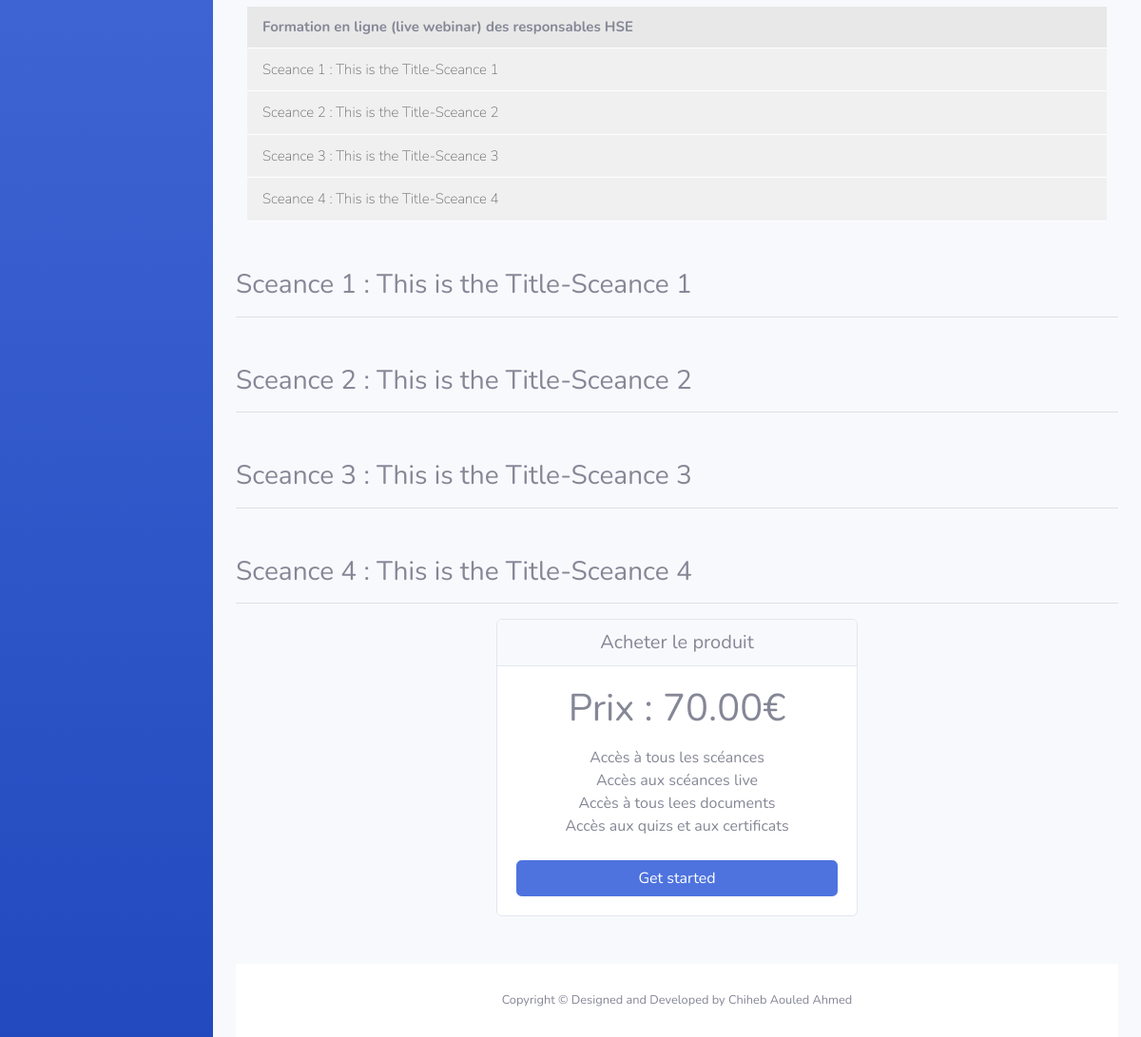
The app's page /formation_preview/1 (signed in, lower part), older data.
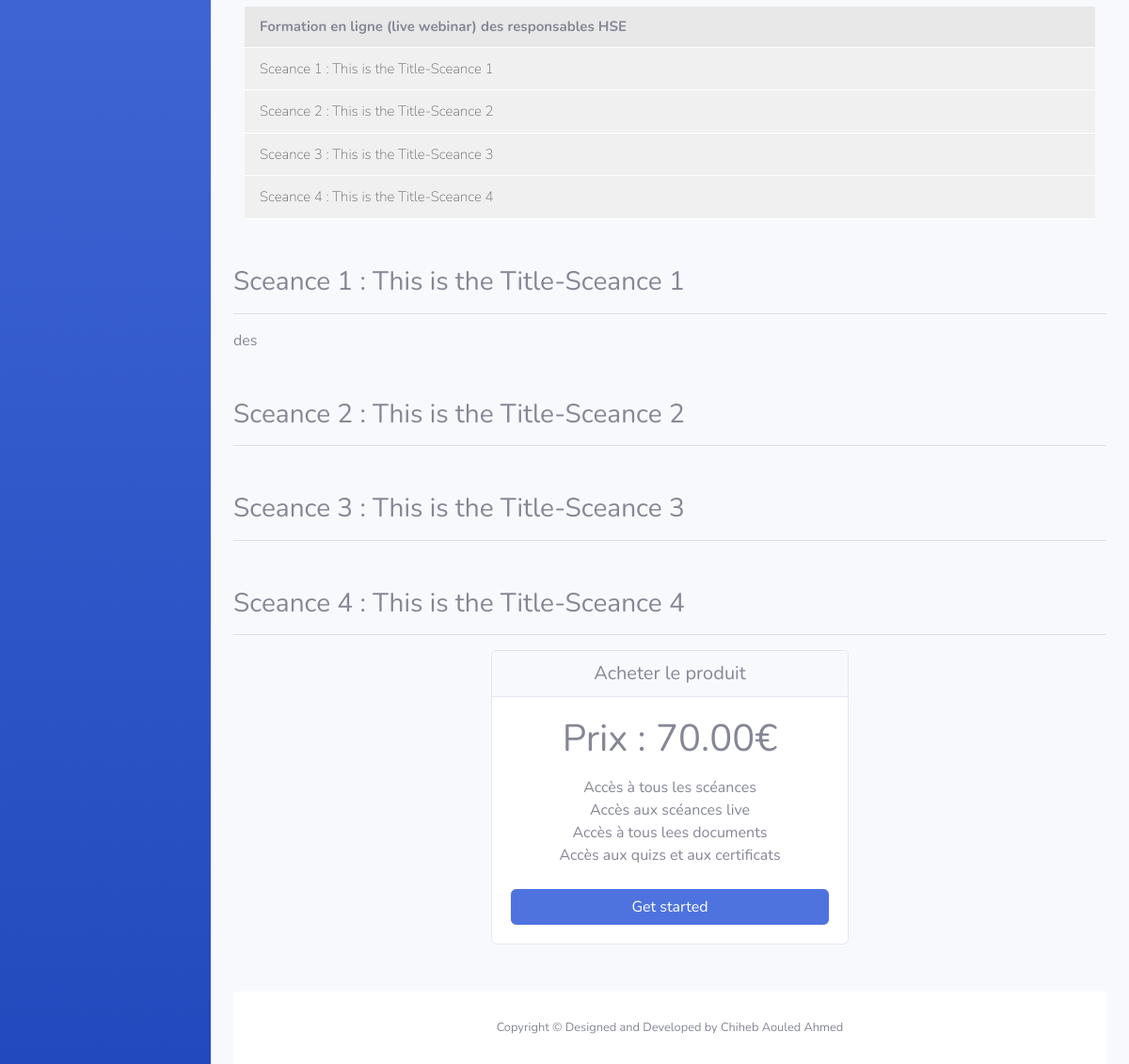
The same page, newer data.
### flaskblog/models.py (models this page shows, shortened)
class Sceance(db.Model):
    id = db.Column(db.Integer, primary_key=True)
    num = db.Column(db.Integer, nullable=False)
    title = db.Column(db.String(100), nullable=False)
    content = db.Column(db.Text, nullable=True)
    start_date = db.Column(db.DateTime, nullable=False,
                           default=datetime.utcnow)
    session_id = db.Column(
        db.Integer, db.ForeignKey('post.id'), nullable=False)
    zoom_video = db.Column(db.String(200), nullable=True)
    documents = db.relationship('Document', backref='sceance.id', lazy=False)

### flaskblog/posts/routes.py (the view, shortened to what this page needs)
@ posts.route("/formation_preview/<int:post_id>",  methods=['GET', 'POST'], defaults={'active': False})
@ posts.route("/formation_preview/<int:post_id>/<int:active>", methods=['GET', 'POST'])
def preview(post_id, active):
    post = Post.query.get(post_id)
    form = PaymentMethodForm()
    register_form = RegistrationForm()
    login_form = LoginForm()
    info_form = InfoForm()
    pre_sceances = post.sceances
    sceances = []
    if(current_user.is_authenticated) and ((len(current_user.infos))):
        active = 0
    else:
        active = 1
    print(active)
    for i in range(1, post.num_posts+1):
        for sc in pre_sceances:
            if(sc.num == i):
                sceances.append(sc)
                break
    return render_template('formation_preview.html', post=post, sceances=sceances, form=form,
                           register_form=register_form, login_form=login_form, active=active, info_form=info_form)

### flaskblog/models.py (called while the page is built)
@login_manager.user_loader
def load_user(user_id):
    return User.query.get(int(user_id))

### flaskblog/templates/startbootstrap-sb-admin-2-gh-pages/formation_preview.html (shortened to what this page needs)
{% extends 'base.html' %} {% block content %}
<div id="wrapper">
  {% include 'Sidebar.html' %}
  <div id="content-wrapper" class="d-flex flex-column">
    <div id="content">
      <div class="container-fluid">
          <div class="col-sm-12 course-section" style="margin-top: 100px">
            <div class="section-title">
              Formation en ligne (live webinar) des responsables HSE
            </div>
            <ul class="section-list">
              {% for sceance in sceances %}
              <li class="section-item">
                <a class="item" href="#sc{{sceance.num}}">
                  <span class="lecture-icon">
                  </span>
                  <div class="float-left">
                    Sceance {{sceance.num}} : {{sceance.title}}
                  </div>
                </a>
              </li>
              {% endfor %}
            </ul>
          </div>
          {% for sceance in sceances %}
          <h3 id="sc{{sceance.num}}" style="margin-top: 50px">
            Sceance {{sceance.num}} : {{sceance.title}}
          </h3>
          <hr />
          <p>{{sceance.content}}</p>
          {% endfor %}
          <div class="card-deck text-center" style="margin-bottom: 50px">
            <div
              class="card"
              style="max-width: 40%; margin-left: auto; margin-right: auto"
            >
              <div class="card-header">
                <h5 class="my-0">Acheter le produit</h5>
              </div>
              <div class="card-body">
                <h1 class="card-title pricing-card-title">
                  Prix : {{post.price}}.00€
                </h1>
                <ul class="list-unstyled mt-3 mb-4">
                  <li>Accès à tous les scéances</li>
                  <li>Accès aux scéances live</li>
                  <li>Accès à tous lees documents</li>
                  <li>Accès aux quizs et aux certificats</li>
                </ul>
                <a
                  href="#"
                  id="pay_btn"
                  class="btn btn-block btn-primary"
                  data-toggle="modal"
                  data-target="#paymentModal"
                  >Get started</a
                >
              </div>
            </div>
          </div>
          {% include 'footer.html' %}
        </div>
      </div>
    </div>
  </div>
{% endblock %}

Row changes from the older to the newer data that the page shows:
changed Sceance "This is the Title-Sceance 1": content (not shown) → "des"
